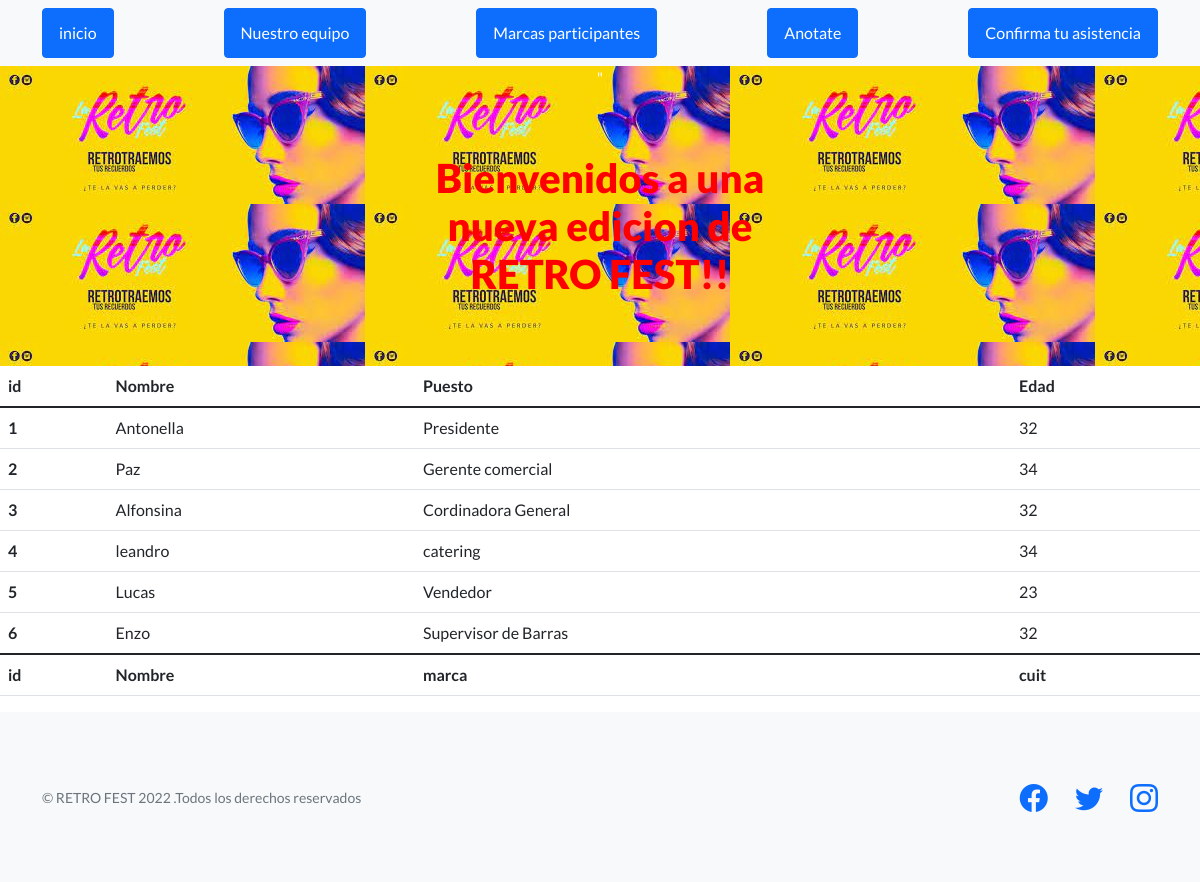
Screenshot of /lista_familia/ with the database file from the repository.
### retro_fest/models.py (models this page shows)
class Organizadores(models.Model):
        nombre = models.CharField(max_length=30)
        puesto = models.CharField(max_length=30)
        edad = models.IntegerField()

### retro_fest/views.py (the view)
# urls.py: path("lista_familia/",views.lista_familia , name="lista_familia"),
def lista_familia (request):
    familiares = Organizadores.objects.all()
    datos = {"datos" : familiares }
    return render (request , "lista_invitados.html" , datos)

### retro_fest/templates/lista_invitados.html (shortened to what this page needs)
 {% extends "inicio.html" %}
    {% load static %}
{% block contenido %}
      <table class="table">
        <thead>
          <tr>
            <th scope="col">id</th>
            <th scope="col">Nombre</th>
            <th scope="col">Puesto</th>
            <th scope="col">Edad</th>
          </tr>
        </thead>
        <tbody>
         {% for n in datos %}
         <tr>
          <th>{{n.id}}</th>
          <td>{{n.nombre}}</td>
          <td>{{n.puesto}}</td>
          <td>{{n.edad}}</td>
         </tr>
         {% endfor %}
        </tbody>
        <thead>
          <tr>
            <th scope="col">id</th>
            <th scope="col">Nombre</th>
            <th scope="col">marca</th>
            <th scope="col">cuit</th>
          </tr>
        </thead>
    </table>
{% endblock %}

### retro_fest/templates/inicio.html (shortened to what this page needs)
<!DOCTYPE html>
<html lang="en">
    <head>
        {% load static %}
        <link href="https://cdn.jsdelivr.net/npm/bootstrap-icons@1.5.0/font/bootstrap-icons.css" rel="stylesheet" type="text/css" />
        <link href="{% static 'retro_fest/css/styles.css' %}" rel="stylesheet" />
        <link href="{% static 'retro_fest/css/estilo.css' %}" rel="stylesheet" />
    </head>
    <body>
        <nav class="navbar navbar-light bg-light static-top">
            <div class="container">
                <a class="btn btn-primary" href="{% url 'inicio' %} ">inicio</a>
                <a class="btn btn-primary" href="{% url 'lista_familia'%} ">Nuestro equipo</a>
                <a class="btn btn-primary" href="{% url 'lista_amigos'%} ">Marcas participantes</a>
                <a class="btn btn-primary" href="{% url 'anotate'%} ">Anotate </a>
                <a class="btn btn-primary" href="{% url 'confirma_asistencia'%}">Confirma tu asistencia</a>
            </div>
        </nav>
                <header class="cabeza">
                      <div class="container position-relative">
                <div class="row justify-content-center">
                    <div class="col-xl-6">
                        <div class="text-center text-white">"
                            <h1 class="mb-5"><b>Bienvenidos a una nueva edicion de RETRO FEST!! </b></h1>
                        </div>
                    </div>
                </div>
            </div>
        </header>
        {% block contenido %}
        {% endblock %}
        <footer class="footer bg-light">
            <div class="container">
                <div class="row">
                    <div class="col-lg-6 h-100 text-center text-lg-start my-auto">
                        <p class="text-muted small mb-4 mb-lg-0">&copy; RETRO FEST 2022 .Todos los derechos reservados</p>
                    </div>
                    <div class="col-lg-6 h-100 text-center text-lg-end my-auto">
                        <ul class="list-inline mb-0">
                            <li class="list-inline-item me-4">
                                <a href="https://www.facebook.com/"><i class="bi-facebook fs-3"></i></a>
                            </li>
                            <li class="list-inline-item me-4">
                                <a href="https://twitter.com/"><i class="bi-twitter fs-3"></i></a>
                            </li>
                            <li class="list-inline-item">
                                <a href="https://www.instagram.com/"><i class="bi-instagram fs-3"></i></a>
                            </li>
                        </ul>
                    </div>
                </div>
            </div>
        </footer>
    </body>
</html>

### retro_fest/static/retro_fest/css/estilo.css (style rules this page uses)
.cabeza { background-color: red; background: url(../assets/img/retrofest.jpg); color: blue; height: 300px; }
header h1 { color: red; padding: 4rem ; }

### rows the page displays
Organizadores: id "1", nombre "Antonella", puesto "Presidente", edad "32"
Organizadores: id "2", nombre "Paz", puesto "Gerente comercial", edad "34"
Organizadores: id "3", nombre "Alfonsina", puesto "Cordinadora General", edad "32"
Organizadores: id "4", nombre "leandro", puesto "catering", edad "34"
Organizadores: id "5", nombre "Lucas", puesto "Vendedor", edad "23"
Organizadores: id "6", nombre "Enzo", puesto "Supervisor de Barras", edad "32"
